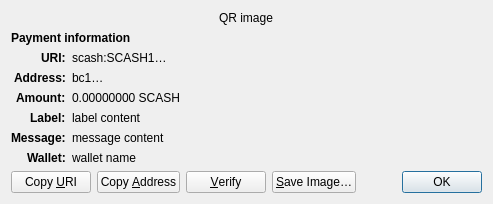
<?xml version="1.0" encoding="UTF-8"?>
<ui version="4.0">
 <class>ReceiveRequestDialog</class>
 <widget class="QDialog" name="ReceiveRequestDialog">
  <property name="geometry">
   <rect>
    <x>0</x>
    <y>0</y>
    <width>413</width>
    <height>229</height>
   </rect>
  </property>
  <property name="windowTitle">
   <string>Request payment to …</string>
  </property>
  <layout class="QGridLayout" name="gridLayout" columnstretch="0,1">
   <property name="sizeConstraint">
    <enum>QLayout::SetFixedSize</enum>
   </property>
   <item row="0" column="0" colspan="2" alignment="Qt::AlignHCenter">
    <widget class="QRImageWidget" name="qr_code">
     <property name="text">
      <string notr="true">QR image</string>
     </property>
     <property name="textInteractionFlags">
      <set>Qt::NoTextInteraction</set>
     </property>
    </widget>
   </item>
   <item row="1" column="0" colspan="2">
    <widget class="QLabel" name="payment_header">
     <property name="font">
      <font>
       <weight>75</weight>
       <bold>true</bold>
      </font>
     </property>
     <property name="text">
      <string>Payment information</string>
     </property>
     <property name="textInteractionFlags">
      <set>Qt::NoTextInteraction</set>
     </property>
    </widget>
   </item>
   <item row="2" column="0" alignment="Qt::AlignRight|Qt::AlignTop">
    <widget class="QLabel" name="uri_tag">
     <property name="font">
      <font>
       <weight>75</weight>
       <bold>true</bold>
      </font>
     </property>
     <property name="text">
      <string notr="true">URI:</string>
     </property>
     <property name="textFormat">
      <enum>Qt::PlainText</enum>
     </property>
     <property name="textInteractionFlags">
      <set>Qt::NoTextInteraction</set>
     </property>
    </widget>
   </item>
   <item row="2" column="1" alignment="Qt::AlignTop">
    <widget class="QLabel" name="uri_content">
     <property name="text">
      <string notr="true">scash:SCASH1…</string>
     </property>
     <property name="textFormat">
      <enum>Qt::RichText</enum>
     </property>
     <property name="wordWrap">
      <bool>true</bool>
     </property>
     <property name="textInteractionFlags">
      <set>Qt::TextSelectableByMouse</set>
     </property>
    </widget>
   </item>
   <item row="3" column="0" alignment="Qt::AlignRight|Qt::AlignTop">
    <widget class="QLabel" name="address_tag">
     <property name="font">
      <font>
       <weight>75</weight>
       <bold>true</bold>
      </font>
     </property>
     <property name="text">
      <string>Address:</string>
     </property>
     <property name="textInteractionFlags">
      <set>Qt::NoTextInteraction</set>
     </property>
    </widget>
   </item>
   <item row="3" column="1" alignment="Qt::AlignTop">
    <widget class="QLabel" name="address_content">
     <property name="text">
      <string notr="true">bc1…</string>
     </property>
     <property name="textFormat">
      <enum>Qt::PlainText</enum>
     </property>
     <property name="textInteractionFlags">
      <set>Qt::TextSelectableByMouse</set>
     </property>
    </widget>
   </item>
   <item row="4" column="0" alignment="Qt::AlignRight|Qt::AlignTop">
    <widget class="QLabel" name="amount_tag">
     <property name="font">
      <font>
       <weight>75</weight>
       <bold>true</bold>
      </font>
     </property>
     <property name="text">
      <string>Amount:</string>
     </property>
     <property name="textInteractionFlags">
      <set>Qt::NoTextInteraction</set>
     </property>
    </widget>
   </item>
   <item row="4" column="1" alignment="Qt::AlignTop">
    <widget class="QLabel" name="amount_content">
     <property name="text">
      <string notr="true">0.00000000 SCASH</string>
     </property>
     <property name="textFormat">
      <enum>Qt::PlainText</enum>
     </property>
     <property name="textInteractionFlags">
      <set>Qt::TextSelectableByMouse</set>
     </property>
    </widget>
   </item>
   <item row="5" column="0" alignment="Qt::AlignRight|Qt::AlignTop">
    <widget class="QLabel" name="label_tag">
     <property name="font">
      <font>
       <weight>75</weight>
       <bold>true</bold>
      </font>
     </property>
     <property name="text">
      <string>Label:</string>
     </property>
     <property name="textInteractionFlags">
      <set>Qt::NoTextInteraction</set>
     </property>
    </widget>
   </item>
   <item row="5" column="1" alignment="Qt::AlignTop">
    <widget class="QLabel" name="label_content">
     <property name="text">
      <string notr="true">label content</string>
     </property>
     <property name="textFormat">
      <enum>Qt::PlainText</enum>
     </property>
     <property name="wordWrap">
      <bool>true</bool>
     </property>
     <property name="textInteractionFlags">
      <set>Qt::TextSelectableByMouse</set>
     </property>
    </widget>
   </item>
   <item row="6" column="0" alignment="Qt::AlignRight|Qt::AlignTop">
    <widget class="QLabel" name="message_tag">
     <property name="font">
      <font>
       <weight>75</weight>
       <bold>true</bold>
      </font>
     </property>
     <property name="text">
      <string>Message:</string>
     </property>
     <property name="textInteractionFlags">
      <set>Qt::NoTextInteraction</set>
     </property>
    </widget>
   </item>
   <item row="6" column="1" alignment="Qt::AlignTop">
    <widget class="QLabel" name="message_content">
     <property name="text">
      <string notr="true">message content</string>
     </property>
     <property name="textFormat">
      <enum>Qt::PlainText</enum>
     </property>
     <property name="wordWrap">
      <bool>true</bool>
     </property>
     <property name="textInteractionFlags">
      <set>Qt::TextSelectableByMouse</set>
     </property>
    </widget>
   </item>
   <item row="7" column="0" alignment="Qt::AlignRight|Qt::AlignTop">
    <widget class="QLabel" name="wallet_tag">
     <property name="font">
      <font>
       <weight>75</weight>
       <bold>true</bold>
      </font>
     </property>
     <property name="text">
      <string>Wallet:</string>
     </property>
     <property name="textInteractionFlags">
      <set>Qt::NoTextInteraction</set>
     </property>
    </widget>
   </item>
   <item row="7" column="1" alignment="Qt::AlignTop">
    <widget class="QLabel" name="wallet_content">
     <property name="text">
      <string notr="true">wallet name</string>
     </property>
     <property name="textFormat">
      <enum>Qt::PlainText</enum>
     </property>
     <property name="wordWrap">
      <bool>true</bool>
     </property>
     <property name="textInteractionFlags">
      <set>Qt::TextSelectableByMouse</set>
     </property>
    </widget>
   </item>
   <item row="8" column="0" colspan="2">
    <layout class="QHBoxLayout" name="horizontalLayout">
     <item>
      <widget class="QPushButton" name="btnCopyURI">
       <property name="text">
        <string>Copy &amp;URI</string>
       </property>
       <property name="autoDefault">
        <bool>false</bool>
       </property>
      </widget>
     </item>
     <item>
      <widget class="QPushButton" name="btnCopyAddress">
       <property name="text">
        <string>Copy &amp;Address</string>
       </property>
       <property name="autoDefault">
        <bool>false</bool>
       </property>
      </widget>
     </item>
     <item>
      <widget class="QPushButton" name="btnVerify">
       <property name="text">
        <string>&amp;Verify</string>
       </property>
       <property name="toolTip">
        <string>Verify this address on e.g. a hardware wallet screen</string>
       </property>
       <property name="autoDefault">
        <bool>false</bool>
       </property>
      </widget>
     </item>
     <item>
      <widget class="QPushButton" name="btnSaveAs">
       <property name="text">
        <string>&amp;Save Image…</string>
       </property>
       <property name="autoDefault">
        <bool>false</bool>
       </property>
      </widget>
     </item>
     <item>
      <spacer name="horizontalSpacer_2">
       <property name="orientation">
        <enum>Qt::Horizontal</enum>
       </property>
       <property name="sizeHint" stdset="0">
        <size>
         <width>40</width>
         <height>20</height>
        </size>
       </property>
      </spacer>
     </item>
     <item>
      <widget class="QDialogButtonBox" name="buttonBox">
       <property name="focusPolicy">
        <enum>Qt::StrongFocus</enum>
       </property>
       <property name="standardButtons">
        <set>QDialogButtonBox::Ok</set>
       </property>
      </widget>
     </item>
    </layout>
   </item>
  </layout>
 </widget>
 <customwidgets>
  <customwidget>
   <class>QRImageWidget</class>
   <extends>QLabel</extends>
   <header>qt/qrimagewidget.h</header>
  </customwidget>
 </customwidgets>
 <tabstops>
  <tabstop>buttonBox</tabstop>
  <tabstop>btnCopyURI</tabstop>
  <tabstop>btnCopyAddress</tabstop>
  <tabstop>btnSaveAs</tabstop>
 </tabstops>
 <resources/>
 <connections>
  <connection>
   <sender>buttonBox</sender>
   <signal>accepted()</signal>
   <receiver>ReceiveRequestDialog</receiver>
   <slot>accept()</slot>
   <hints>
    <hint type="sourcelabel">
     <x>135</x>
     <y>230</y>
    </hint>
    <hint type="destinationlabel">
     <x>135</x>
     <y>126</y>
    </hint>
   </hints>
  </connection>
 </connections>
</ui>
